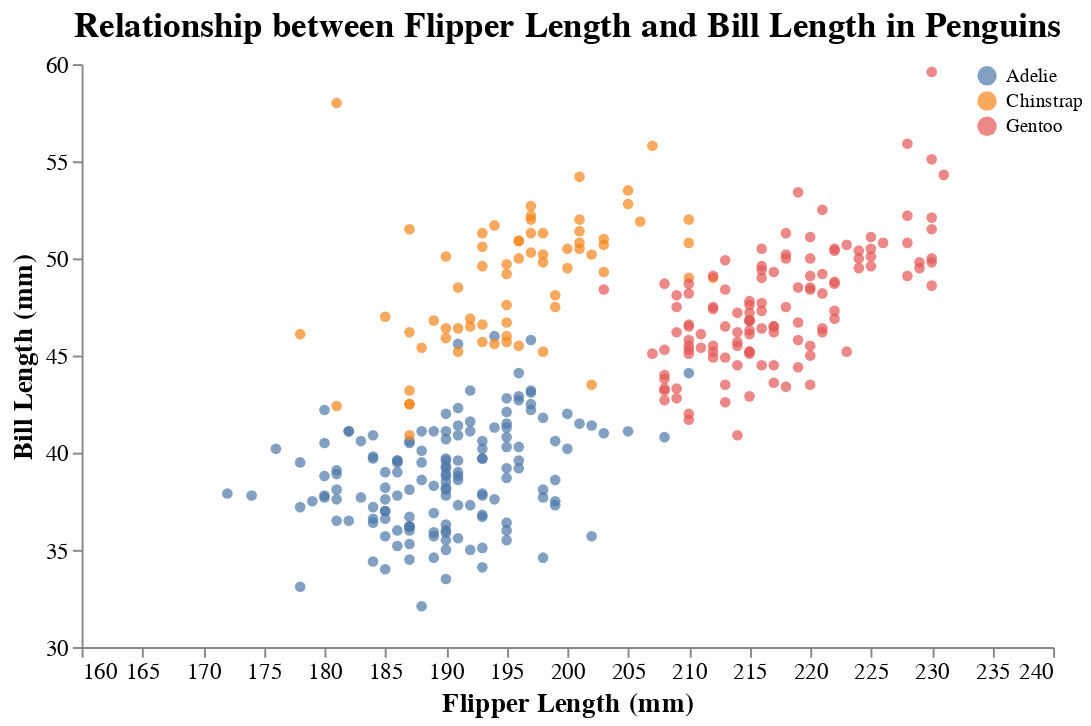

The code cell stored with this chart in its notebook:
### Code cell
import altair as alt
import seaborn as sns

# Load the Penguins dataset
penguins = sns.load_dataset('penguins')

# Declare the visualization in Altair
scatter_plot = (
    alt.Chart(penguins)  # Initiate a Chart object, passing the 'penguins' dataset to it.
    .mark_circle()  # Specify the type of mark to use in the visualization, in this case, circles for a scatter plot.
    .encode(  # Define the encoding channels to map data columns to visual properties.
        x=alt.X( 
            'flipper_length_mm', # Map the 'flipper_length_mm' column to the x-axis.
            scale=alt.Scale(domain=[160, 240]), # Set the range of the x-axis.
            title='Flipper Length (mm)',  # Set a beautiful title for the x-axis.
            axis=alt.Axis(labels=True, ticks=True, labelFontSize=12, titleFontSize=14)  # Customize the appearance of the x-axis.
            ),  
        y=alt.Y(
            'bill_length_mm', # Map the 'bill_length_mm' column to the y-axis.
            scale=alt.Scale(domain=[30, 60]), # Set the range of the y-axis.
            title='Bill Length (mm)',  # Set a beautiful title for the y-axis.
            axis=alt.Axis(labels=True, ticks=True, labelFontSize=12, titleFontSize=14)  # Customize the appearance of the y-axis.
            ),
        color='species'  # Map the 'species' column to the color of the marks.
    ).properties(  # Set additional properties for the visualization.
         title=alt.TitleParams(  # Set the title of the visualization with a TitleParams object.
            text='Relationship between Flipper Length and Bill Length in Penguins', # Set the text of the title.
            fontSize=18  # Increase the font size of the title.
        ),
        width=500,  # Set the width of the visualization.
        height=300,  # Set the height of the visualization.
    )
    .configure_axis(
        grid=False, # remove grid lines
        labelFontSize=12, # increase font size of axis labels
        titleFontSize=14 # increase font size of axis title
        ) 
    .configure_view(
        strokeWidth=0, # remove edges
        )
    # improve the legend
    .configure_legend(
        title=None, # remove the title of the legend
        orient='right', # place the legend at the right side of the visualization       
    )

)

# Display the visualization
scatter_plot

### Figure 1 — Vega-Lite specification as saved in the notebook (floating-point values rounded to 4 significant figures; data arrays with more than 128 entries replaced by an {"elided": "..."} marker saying what was removed)
{"config": {"view": {"continuousWidth": 300, "continuousHeight": 300, "strokeWidth": 0}, "axis": {"grid": false, "labelFontSize": 12, "titleFontSize": 14}, "legend": {"offset": -40, "orient": "right", "title": null}}, "data": {"name": "data-6503fb4fbd21ca2400956d2086879525"}, "mark": {"type": "circle"}, "encoding": {"color": {"field": "species", "type": "nominal"}, "x": {"axis": {"labelFontSize": 12, "labels": true, "ticks": true, "titleFontSize": 14}, "field": "flipper_length_mm", "scale": {"domain": [160, 240]}, "title": "Flipper Length (mm)", "type": "quantitative"}, "y": {"axis": {"labelFontSize": 12, "labels": true, "ticks": true, "titleFontSize": 14}, "field": "bill_length_mm", "scale": {"domain": [30, 60]}, "title": "Bill Length (mm)", "type": "quantitative"}}, "height": 300, "title": {"text": "Relationship between Flipper Length and Bill Length in Penguins", "fontSize": 18}, "width": 500, "$schema": "https://vega.github.io/schema/vega-lite/v5.15.1.json", "datasets": {"data-6503fb4fbd21ca2400956d2086879525": {"elided": "344 records"}}}
